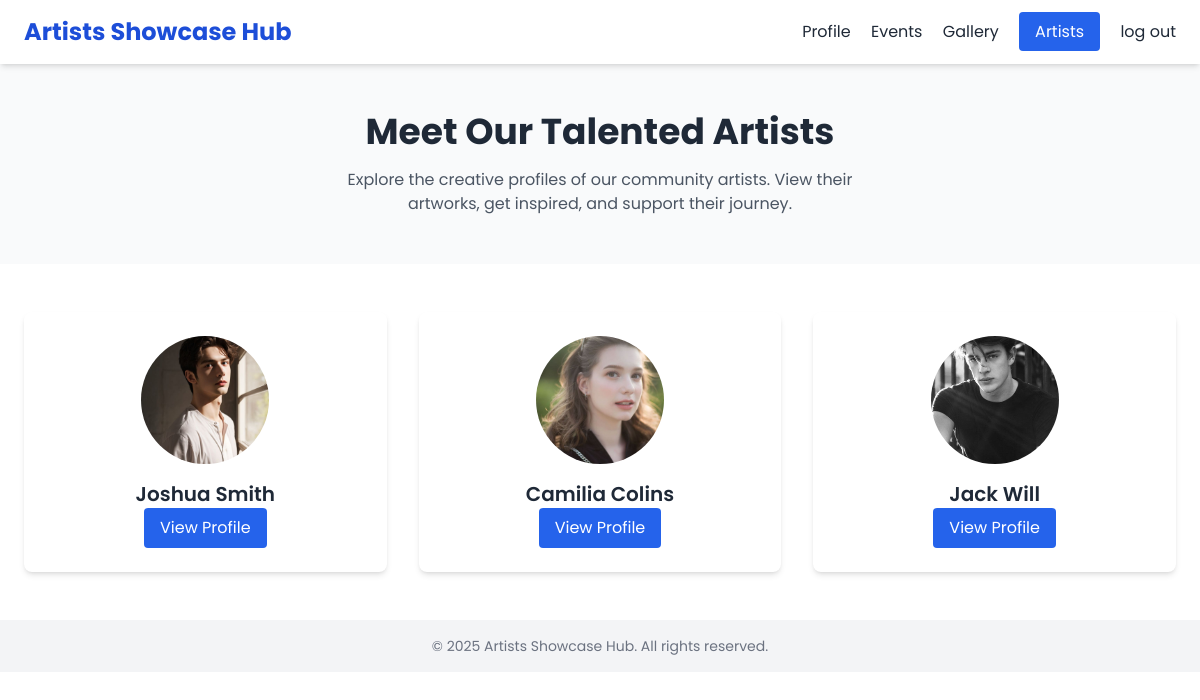
The app's page /artist_profile/, older data.
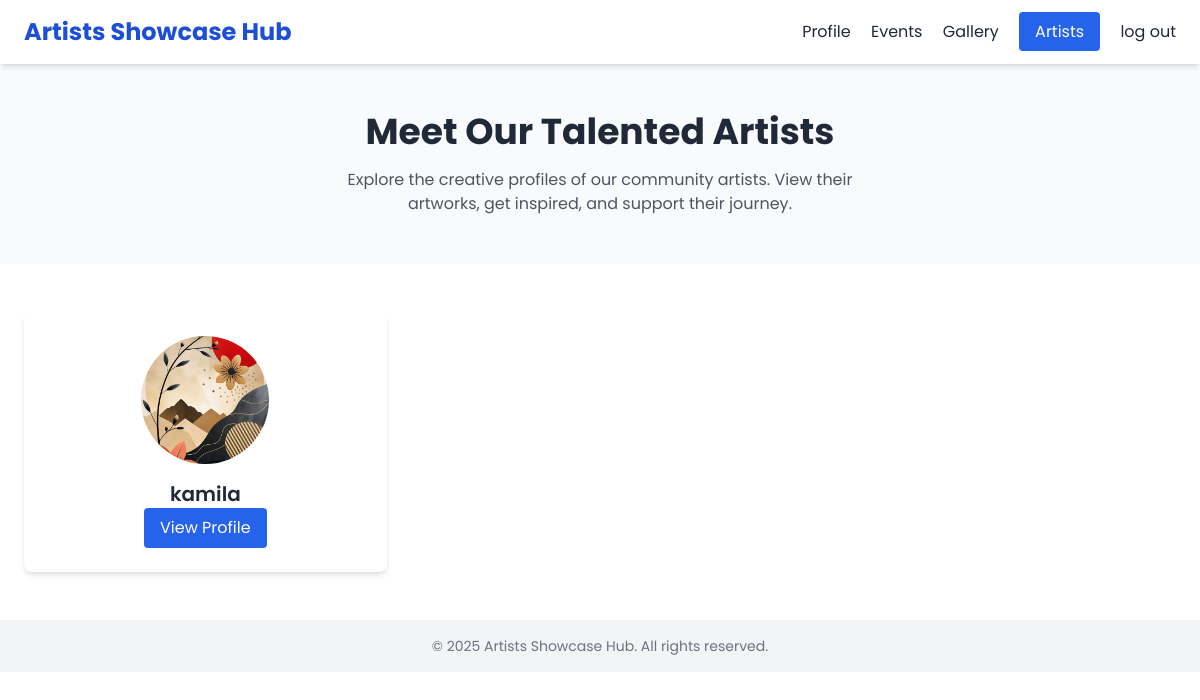
The same page, newer data.
### hub/models.py (models this page shows, shortened)
class Artist(models.Model):
    artist_id = models.AutoField(primary_key=True)
    name = models.CharField(max_length=100)
    bio = models.TextField()
    profile_picture = models.ImageField(upload_to='artist_pics/')
    email = models.EmailField()
    phone_number = models.CharField(max_length=20, blank=True, null=True)
    location = models.CharField(max_length=100)
    social_links = models.JSONField(blank=True, null=True)  # Store links as JSON (e.g., Instagram, Twitter)
    created_at = models.DateTimeField(auto_now_add=True)
    updated_at = models.DateTimeField(auto_now=True)

### hub/views.py (the view)
# urls.py: path('artist_profile/',views.artist,name='artist_profile'),
def artist(request):
    artists=Artist.objects.all()
    context={
       'artists': artists,
    }
    return render (request,'artist_profile.html',context=context)

### template/artist_profile.html (shortened to what this page needs)
<!DOCTYPE html>
<html lang="en">
<head>
  <script src="https://cdn.tailwindcss.com"></script>
</head>
<body class="bg-white text-gray-800">
  <header class="flex justify-between items-center px-6 py-4 shadow-md sticky top-0 bg-white z-50">
    <h1 class="text-2xl font-bold text-blue-700">Artists Showcase Hub</h1>
    <nav class="space-x-4">
      <a href="{% url 'profile' %}" class="hover:text-blue-600">Profile</a>
      <a href="{% url 'event' %}" class="hover:text-blue-600">Events</a>
      <a href="{% url 'gallery' %}" class="hover:text-blue-600">Gallery</a>
      <a href="{% url 'artist_profile' %}" class="bg-blue-600 text-white px-4 py-2 rounded hover:bg-blue-700">Artists</a>
      <a href="{% url 'logout' %}" class="hover:text-blue-600">log out</a>
    </nav>
  </header>
  <section class="text-center px-6 py-12 bg-gray-50">
    <h2 class="text-4xl font-bold mb-4">Meet Our Talented Artists</h2>
    <p class="text-gray-600 max-w-xl mx-auto">Explore the creative profiles of our community artists. View their artworks, get inspired, and support their journey.</p>
  </section>
  <section class="px-6 py-12">
    <div class="grid md:grid-cols-3 gap-8">
      {% for artist in artists %}
      <div class="bg-white shadow-md rounded-lg overflow-hidden text-center p-6">
        <img src="{{ artist.profile_picture.url }}" alt="{{ artist.name }}" class="w-32 h-32 rounded-full mx-auto mb-4 object-cover">
        <h3 class="text-xl font-semibold">{{ artist.name }}</h3>
        <a href="{% url 'artist_profile_details' artist.artist_id %}" class="inline-block bg-blue-600 text-white px-4 py-2 rounded hover:bg-blue-700">View Profile</a>
      </div>
      {% endfor %}
    </div>
  </section>
  <footer class="text-center py-4 bg-gray-100 text-sm text-gray-500">
    &copy; 2025 Artists Showcase Hub. All rights reserved.
  </footer>
</body>
</html>

Row changes from the older to the newer data that the page shows:
removed Artist: profile_picture (picture), name "Joshua Smith"
removed Artist: profile_picture (picture), name "Camilia Colins"
removed Artist: profile_picture (picture), name "Jack Will"
added Artist: profile_picture (picture), name "kamila"
